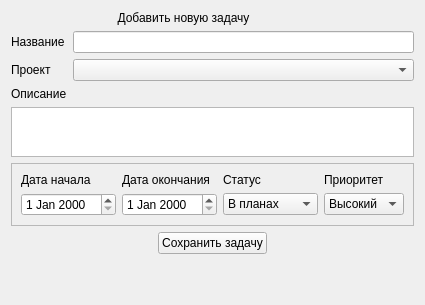
                       <widget class="QWidget" name="tab_add_task">
                        <attribute name="title">
                         <string>Добавить задачу</string>
                        </attribute>
                        <layout class="QGridLayout" name="gridLayout">
                         <item row="2" column="0">
                          <widget class="QLabel" name="label_18">
                           <property name="text">
                            <string>Название</string>
                           </property>
                          </widget>
                         </item>
                         <item row="13" column="0" colspan="7" alignment="Qt::AlignHCenter">
                          <widget class="QPushButton" name="save_task_btn">
                           <property name="text">
                            <string>Сохранить задачу</string>
                           </property>
                          </widget>
                         </item>
                         <item row="5" column="0">
                          <widget class="QLabel" name="label_17">
                           <property name="text">
                            <string>Описание</string>
                           </property>
                          </widget>
                         </item>
                         <item row="0" column="0" colspan="6">
                          <widget class="QLabel" name="label_16">
                           <property name="text">
                            <string>Добавить новую задачу</string>
                           </property>
                           <property name="alignment">
                            <set>Qt::AlignCenter</set>
                           </property>
                          </widget>
                         </item>
                         <item row="2" column="1" colspan="6">
                          <widget class="QLineEdit" name="task_name_input"/>
                         </item>
                         <item row="6" column="0" colspan="7">
                          <widget class="QTextEdit" name="descriptionTask">
                           <property name="maximumSize">
                            <size>
                             <width>16777215</width>
                             <height>50</height>
                            </size>
                           </property>
                          </widget>
                         </item>
                         <item row="4" column="0">
                          <widget class="QLabel" name="label_addTo">
                           <property name="text">
                            <string>Проект</string>
                           </property>
                          </widget>
                         </item>
                         <item row="4" column="1" colspan="6">
                          <widget class="QComboBox" name="choose_project_comboBox"/>
                         </item>
                         <item row="9" column="0" rowspan="4" colspan="7">
                          <widget class="QFrame" name="frame_19">
                           <property name="frameShape">
                            <enum>QFrame::StyledPanel</enum>
                           </property>
                           <property name="frameShadow">
                            <enum>QFrame::Raised</enum>
                           </property>
                           <layout class="QGridLayout" name="gridLayout_8">
                            <item row="6" column="4">
                             <widget class="QComboBox" name="taskPriorityComboBox">
                              <item>
                               <property name="text">
                                <string>Высокий</string>
                               </property>
                              </item>
                              <item>
                               <property name="text">
                                <string>Средний</string>
                               </property>
                              </item>
                              <item>
                               <property name="text">
                                <string>Низкий</string>
                               </property>
                              </item>
                             </widget>
                            </item>
                            <item row="6" column="0">
                             <widget class="QDateEdit" name="from_time_tsk"/>
                            </item>
                            <item row="6" column="3">
                             <widget class="QComboBox" name="taskStatusComboBox">
                              <item>
                               <property name="text">
                                <string>В планах</string>
                               </property>
                              </item>
                              <item>
                               <property name="text">
                                <string>В процессе</string>
                               </property>
                              </item>
                              <item>
                               <property name="text">
                                <string>Завершено</string>
                               </property>
                              </item>
                             </widget>
                            </item>
                            <item row="2" column="4">
                             <widget class="QLabel" name="label_2">
                              <property name="text">
                               <string>Приоритет</string>
                              </property>
                             </widget>
                            </item>
                            <item row="2" column="3">
                             <widget class="QLabel" name="label_22">
                              <property name="text">
                               <string>Статус</string>
                              </property>
                             </widget>
                            </item>
                            <item row="6" column="1">
                             <widget class="QDateEdit" name="to_time_tsk"/>
                            </item>
                            <item row="2" column="1">
                             <widget class="QLabel" name="label_19">
                              <property name="text">
                               <string>Дата окончания</string>
                              </property>
                             </widget>
                            </item>
                            <item row="2" column="0">
                             <widget class="QLabel" name="From_lbl">
                              <property name="text">
                               <string>Дата начала</string>
                              </property>
                             </widget>
                            </item>
                           </layout>
                          </widget>
                         </item>
                         <item row="14" column="0">
                          <spacer name="verticalSpacer_13">
                           <property name="orientation">
                            <enum>Qt::Vertical</enum>
                           </property>
                           <property name="sizeHint" stdset="0">
                            <size>
                             <width>20</width>
                             <height>40</height>
                            </size>
                           </property>
                          </spacer>
                         </item>
                        </layout>
                       </widget>
